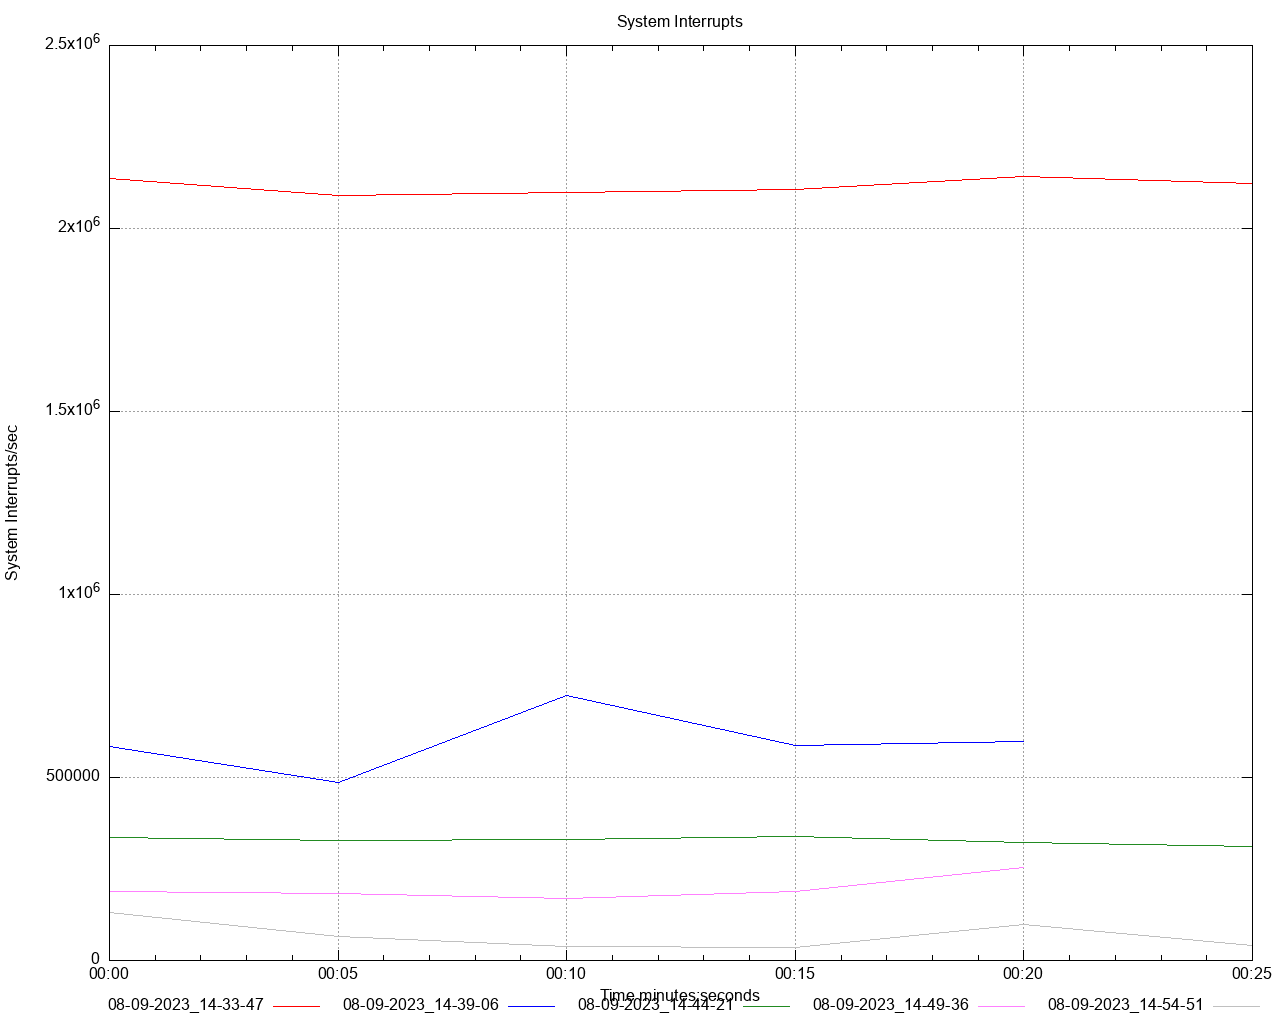

This figure's gnuplot source:
set title 'System Interrupts' noenhanced
set style data lines
set datafile separator ","
set terminal png size 1280,1024
set grid
set key below
set xdata time
set timefmt "%s"
offset = 0
t0(x)=(offset=($0==0) ? x : offset, x - offset)
set xlabel 'Time minutes:seconds'
set ylabel 'System Interrupts/sec'
set output '/Users/gbarnett/git/hazelcast-simulator/atomiclong-3node-member/atomicreference/dstat/system_interrupts_A4.png'
plot \
   '/Users/gbarnett/git/hazelcast-simulator/atomiclong-3node-member/atomicreference/data/system_interrupts_A4_1.data' using (t0(timecolumn(1))):2 title "08-09-2023_14-33-47" noenhanced lt rgb "red", \
   '/Users/gbarnett/git/hazelcast-simulator/atomiclong-3node-member/atomicreference/data/system_interrupts_A4_2.data' using (t0(timecolumn(1))):2 title "08-09-2023_14-39-06" noenhanced lt rgb "blue", \
   '/Users/gbarnett/git/hazelcast-simulator/atomiclong-3node-member/atomicreference/data/system_interrupts_A4_3.data' using (t0(timecolumn(1))):2 title "08-09-2023_14-44-21" noenhanced lt rgb "forest-green", \
   '/Users/gbarnett/git/hazelcast-simulator/atomiclong-3node-member/atomicreference/data/system_interrupts_A4_4.data' using (t0(timecolumn(1))):2 title "08-09-2023_14-49-36" noenhanced lt rgb "orchid", \
   '/Users/gbarnett/git/hazelcast-simulator/atomiclong-3node-member/atomicreference/data/system_interrupts_A4_5.data' using (t0(timecolumn(1))):2 title "08-09-2023_14-54-51" noenhanced lt rgb "grey", \
